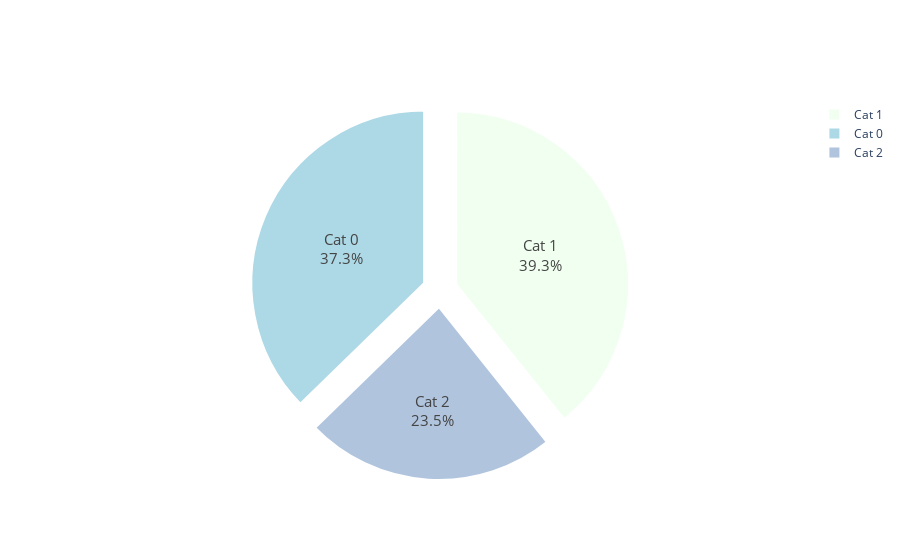

Notebook source saved alongside this figure:
### Code cell
# Calcul du CA par catégorie

# group by CATEG et aggrégation (somme) sur le prix
CA_categ = base_ca.groupby('categ')['price'].sum()

# représentation graphique
print('La répartition du CA par catégorie : ')
fig = go.Figure(data=[go.Pie(labels=['Cat 0', 'Cat 1', 'Cat 2'], 
                            values=[CA_categ[0],CA_categ[1],CA_categ[2]])])

colors =['lightblue', 'honeydew', 'lightsteelblue']
fig.update_traces(hoverinfo='label+value', 
                  textfont_size=15, 
                  textinfo='label+percent', 
                  pull=[0.1, 0.1, 0.1], # on décale les quartiers
                  marker=dict(
                     colors=colors, 
                     line=dict(color='#FFFFFF', width=2)
                            ))

### Figure 1 — Plotly figure (JSON) as saved in the notebook; plotly's stock layout.template omitted (floating-point values rounded to 4 significant figures)
{"data": [{"hoverinfo": "label+value", "labels": ["Cat 0", "Cat 1", "Cat 2"], "marker": {"colors": ["lightblue", "honeydew", "lightsteelblue"], "line": {"color": "#FFFFFF", "width": 2}}, "pull": [0.1, 0.1, 0.1], "textfont": {"size": 15}, "textinfo": "label+percent", "type": "pie", "values": [4420000.0, 4654000.0, 2780000.0]}], "layout": {}}
